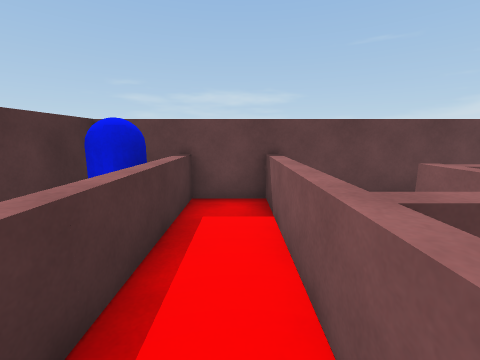
View 1 (above)

24 first-person views from a walk through a scene from a Unity 3-D project. The camera is 1.4 m above the floor, tilts 10° down and sees 90° across. The floor is counted in squares, 1 m on a side. Each view is taken from the middle of a square. On the plan, view 1 faces up. The plan holds only what a view shows up to about 13 squares ahead; the rest is blank. Surface patterns are stand-ins for the level's own textures.

View 2
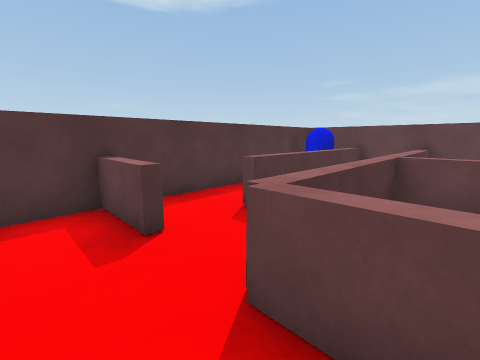

View 3
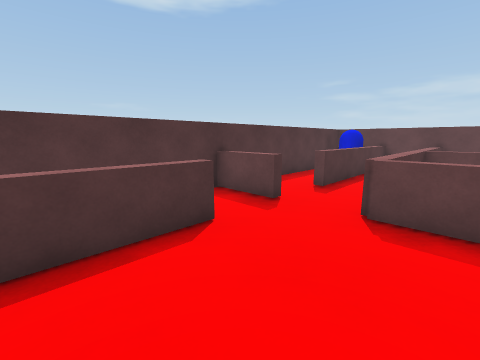

View 4
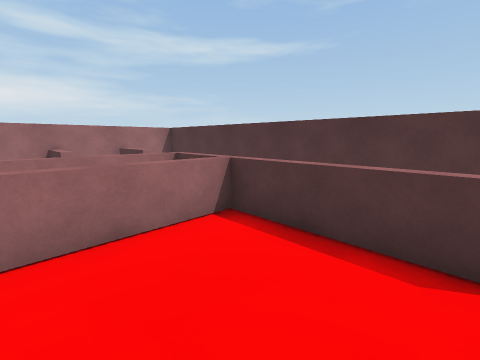

View 5
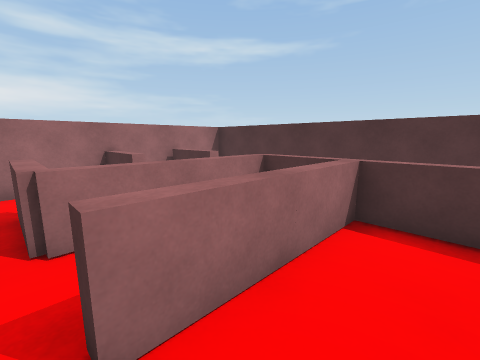

View 6
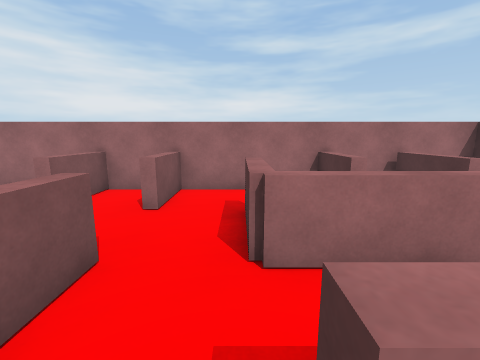

View 7
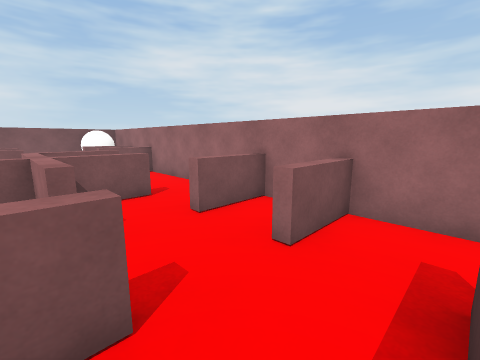

View 8
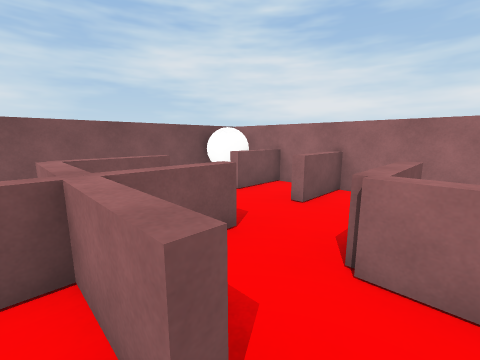

View 9
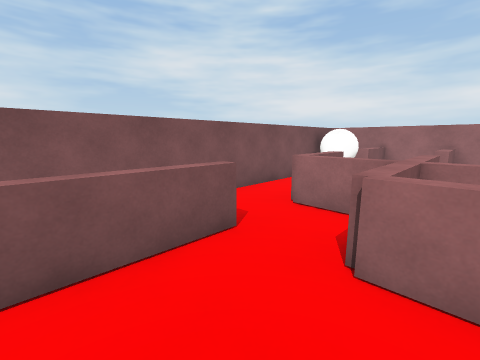

View 10
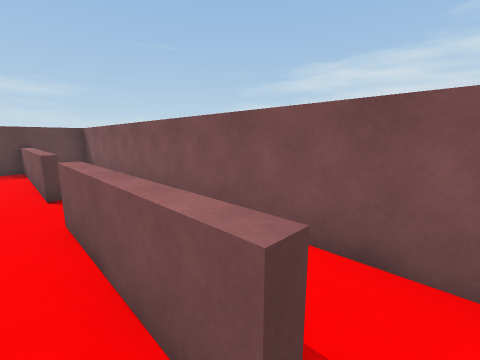

View 11
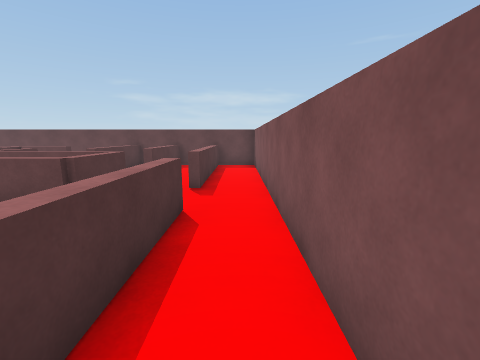

View 12
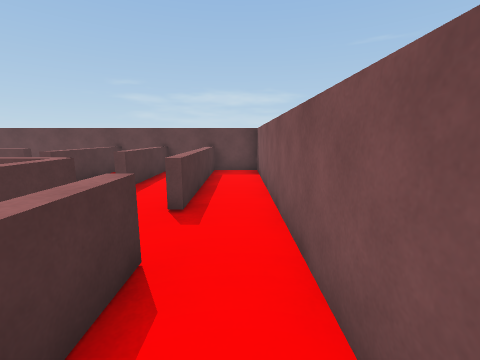

View 13
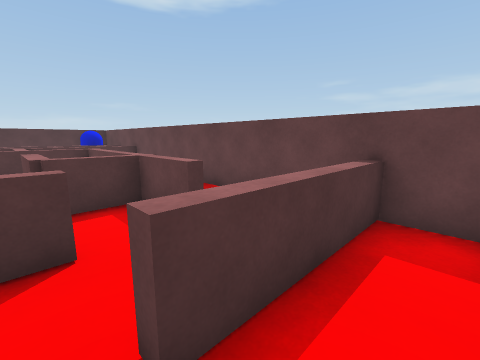

View 14
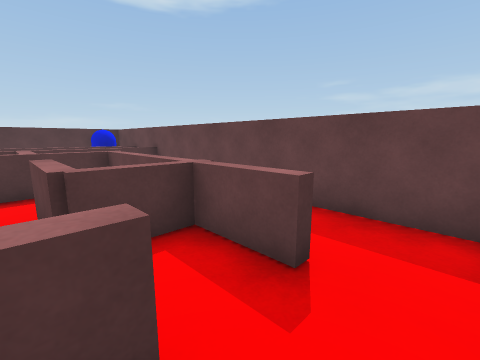

View 15
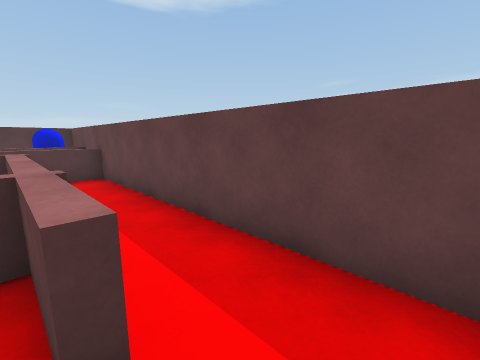

View 16
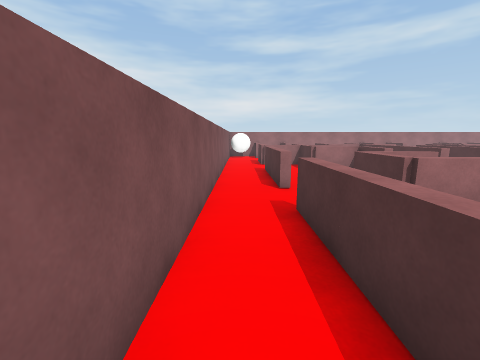

View 17
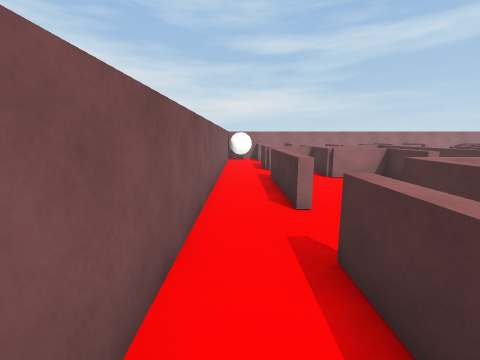

View 18
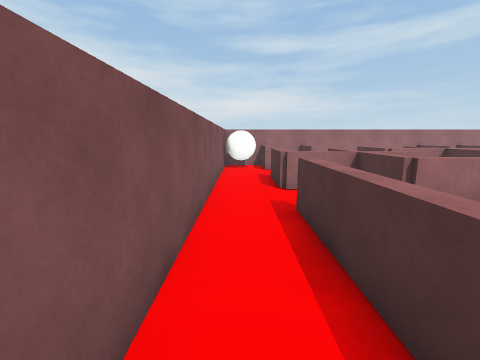

View 19
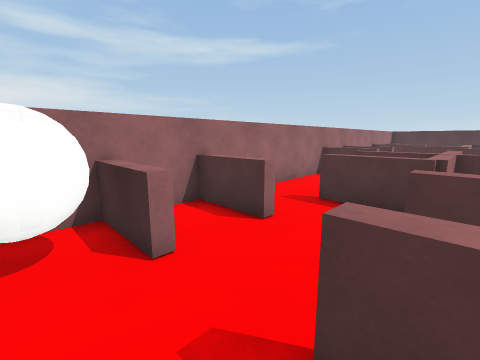

View 20
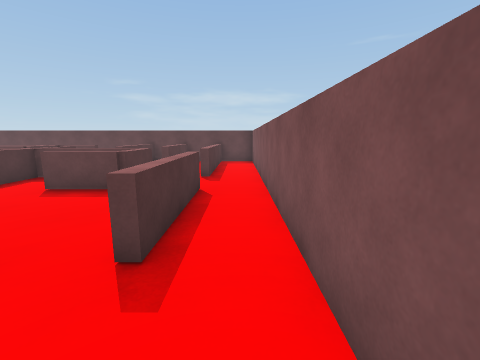

View 21
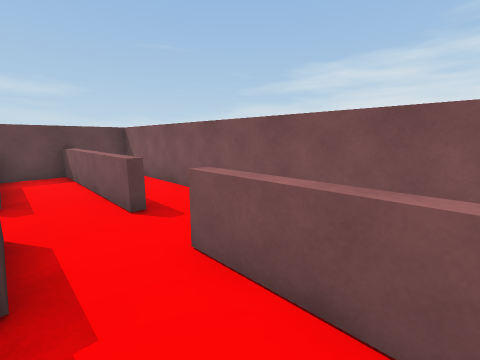

View 22
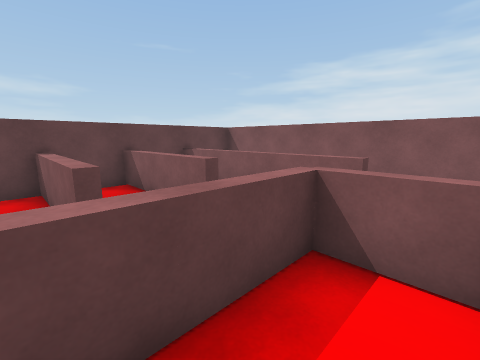

View 23
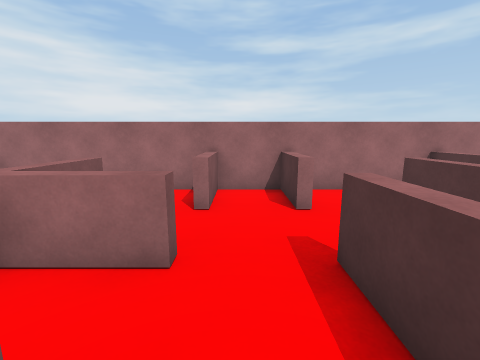

View 24
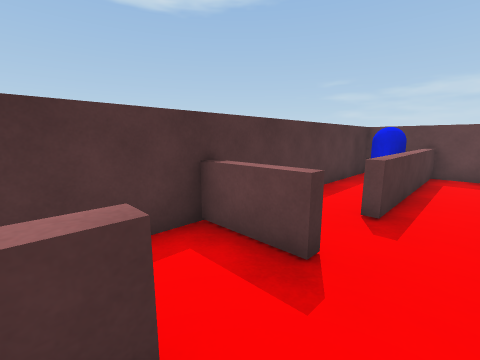

### Floor plan
Key: @ floor where view 1 was taken; # wall or solid block; . floor; = window, fence, low wall or low ledge; C blue capsule; B ball.
Columns run from 3 left of view 1 to 17 right of it. Each row starts with its distance up from view 1.
  6 #####################
  5 #C=.=.........=.=.=.#
  4 #C=.=.........=.=.=.#
  3 #.=.=.=======.=.=.=.#
  2 #.=.===.===...=.=.=.#
  1 #.=.===.==..=.....=.#
  0 #.=@=      =====..=.#
 -1 #...=       =====...#
 -2 #=..==      =.===...#
 -3 #==.==       .==..=.#
 -4 #.....        ....=.#
 -5 # =...    = = =...=.#
 -6 # =...    = = ==..=.#
 -7 # =....   = = ===...#
 -8 # ====. =.= =.====..#
 -9 # =====.=...=.=====.#
-10 # ====..=.====..=.=.#
-11 # .====...=====.....#
-12 # =   =.....=.=.....#
-13 # = = ..=.=.....=.#B#
-14 # = = ..=.=.....=.#B#
-15 #####################

Positions as (right, up) in squares from view 1, and headings:
1: (0, 0), facing up
2: (2, -4), facing up-left
3: (2, -7), facing up-left
4: (2, -5), facing down-left
5: (3, -7), facing down-left
6: (3, -8), facing down
7: (3, -10), facing down-right
8: (10, -8), facing down-right
9: (12, -4), facing down-right
10: (14, -7), facing up-right
11: (16, -7), facing up
12: (16, -5), facing up
13: (12, 1), facing up-left
14: (10, 1), facing up-left
15: (10, 3), facing up-left
16: (16, 4), facing down
17: (16, 2), facing down
18: (16, -2), facing down
19: (16, -10), facing down-left
20: (16, -9), facing up
21: (13, -5), facing up-right
22: (10, -2), facing up-right
23: (6, -8), facing down
24: (0, -5), facing up-left
